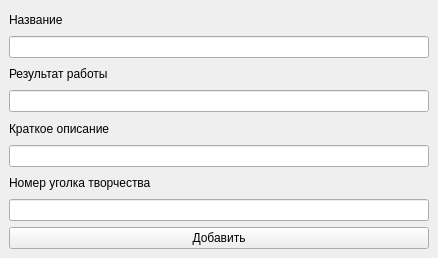
<?xml version="1.0" encoding="UTF-8"?>
<ui version="4.0">
 <class>MainWindow</class>
 <widget class="QMainWindow" name="MainWindow">
  <property name="geometry">
   <rect>
    <x>0</x>
    <y>0</y>
    <width>438</width>
    <height>258</height>
   </rect>
  </property>
  <property name="minimumSize">
   <size>
    <width>438</width>
    <height>258</height>
   </size>
  </property>
  <property name="maximumSize">
   <size>
    <width>438</width>
    <height>258</height>
   </size>
  </property>
  <property name="windowTitle">
   <string>Add info</string>
  </property>
  <widget class="QWidget" name="centralwidget">
   <layout class="QVBoxLayout" name="verticalLayout">
    <item>
     <widget class="QLabel" name="label">
      <property name="text">
       <string>Название</string>
      </property>
     </widget>
    </item>
    <item>
     <widget class="QLineEdit" name="lineEdit"/>
    </item>
    <item>
     <widget class="QLabel" name="label_2">
      <property name="text">
       <string>Результат работы</string>
      </property>
     </widget>
    </item>
    <item>
     <widget class="QLineEdit" name="lineEdit_2"/>
    </item>
    <item>
     <widget class="QLabel" name="label_3">
      <property name="text">
       <string>Краткое описание</string>
      </property>
     </widget>
    </item>
    <item>
     <widget class="QLineEdit" name="lineEdit_3"/>
    </item>
    <item>
     <widget class="QLabel" name="label_4">
      <property name="text">
       <string>Номер уголка творчества</string>
      </property>
     </widget>
    </item>
    <item>
     <widget class="QLineEdit" name="lineEdit_4"/>
    </item>
    <item>
     <widget class="QPushButton" name="pushButton">
      <property name="text">
       <string>Добавить</string>
      </property>
     </widget>
    </item>
   </layout>
  </widget>
 </widget>
 <resources/>
 <connections/>
</ui>
